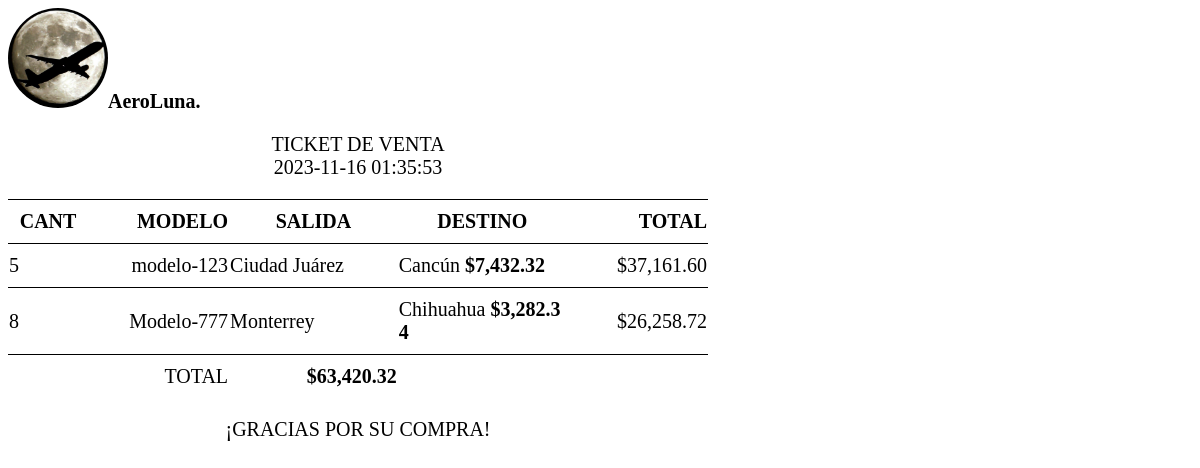
/imprimirTicket.php?id=11, run on the app's committed database.
### tables this page shows
CREATE TABLE `ventas` (
  `id` bigint(20) UNSIGNED NOT NULL,
  `fecha` datetime NOT NULL,
  `total` decimal(7,2) DEFAULT NULL
);

CREATE TABLE `vuelos_vendidos` (
  `id` bigint(20) UNSIGNED NOT NULL,
  `id_vuelo` bigint(20) UNSIGNED NOT NULL,
  `cantidad` bigint(20) UNSIGNED NOT NULL,
  `id_venta` bigint(20) UNSIGNED NOT NULL
);

CREATE TABLE `vuelos` (
  `id` int(11) NOT NULL,
  `modelo` varchar(100) NOT NULL,
  `Capacidad_maletas` varchar(10) NOT NULL,
  `id_empleado` varchar(10) NOT NULL,
  `capacidad_pasajeros` varchar(10) NOT NULL,
  `tipo_avion` varchar(50) NOT NULL,
  `lugar_salida` varchar(100) NOT NULL,
  `destino` varchar(100) NOT NULL,
  `peso_max` varchar(10) NOT NULL,
  `altura_max` varchar(10) NOT NULL,
  `disponible` int(5) NOT NULL,
  `precio` decimal(10,2) NOT NULL,
  `id_acceso` int(10) NOT NULL
);

### imprimirTicket.php (the view, shortened to what this page needs)
<?php
$id = $_GET["id"];
include_once "base_de_datos.php";
$sentencia = $base_de_datos->prepare("SELECT id, fecha, total FROM ventas WHERE id = ?");
$sentencia->execute([$id]);
$venta = $sentencia->fetchObject();
$setenciaVuelos = $base_de_datos->prepare("SELECT v.modelo, v.lugar_salida, v.destino, v.precio, vv.cantidad
FROM vuelos v
INNER JOIN
vuelos_vendidos vv
ON v.id = vv.id_vuelo
WHERE vv.id_venta = ?");
$setenciaVuelos->execute([$id]);
$vuelos = $setenciaVuelos->fetchAll();
?>
<body>
    <div class="ticket">
        <h1><img src="./logo.jpg" alt="Logotipo">AeroLuna.</h1>
        <p class="centrado">TICKET DE VENTA
            <br><?php echo $venta->fecha; ?>
        </p>
        <table>
            <thead>
                <tr>
                    <th class="vuelo">CANT</th>
                    <th class="precio">MODELO</th>
                    <th class="vuelo">SALIDA</th>
                    <th class="vuelo">DESTINO</th>
                    <th class="precio">TOTAL</th>
                </tr>
            </thead>
            <tbody>
                <?php
                $total = 0;
                foreach ($vuelos as $vuelo) {
                    $subtotal = $vuelo->precio * $vuelo->cantidad;
                    $total += $subtotal;
                ?>
                    <tr>
                        <td class="vuelo"><?php echo $vuelo->cantidad;  ?></td>
                        <td class="precio"><?php echo $vuelo->modelo;  ?> </td>
                        <td class="cantidad"> <?php echo $vuelo->lugar_salida;  ?></td>
                        <td class="cantidad"><?php echo $vuelo->destino;  ?> <strong>$<?php echo number_format($vuelo->precio, 2) ?></strong></td>
                        <td class="precio">$<?php echo number_format($subtotal, 2)  ?></td>
                    </tr>
                <?php } ?>
                <tr>
                    <td colspan="2" style="text-align: right;">TOTAL</td>
                    <td class="precio">
                        <strong>$<?php echo number_format($total, 2) ?></strong>
                    </td>
                </tr>
            </tbody>
        </table>
        <p class="centrado">¡GRACIAS POR SU COMPRA!
        </p>
    </div>
</body>

### imprimirTicket.php (style rules this page uses)
* { font-size: 20px; font-family: 'Times New Roman'; }
td, th, tr, table { border-top: 1px solid black; padding-top: 10px; padding-bottom: 10px; border-collapse: collapse; }
td.vuelo, th.vuelo { width: 80px; max-width: 80px; }
td.cantidad, th.cantidad { width: 175px; max-width: 175px; word-break: break-all; }
td.precio, th.precio { width: 150px; max-width: 150px; word-break: break-all; text-align: right; }
.centrado { text-align: center; align-content: center; }
.ticket { width: 700px; max-width: 700px; }
img { border-radius: 50%; max-width: 100px; width: 100px; }

### data on the page
ventas: fecha "2023-11-16 01:35:53"
vuelos_vendidos: cantidad "5", id_vuelo.modelo "modelo-123", id_vuelo.lugar_salida "Ciudad Juárez", id_vuelo.destino "Cancún", id_vuelo.precio "7,432.32", subtotal "37,161.60"
vuelos_vendidos: cantidad "8", id_vuelo.modelo "Modelo-777", id_vuelo.lugar_salida "Monterrey", id_vuelo.destino "Chihuahua", id_vuelo.precio "3,282.34", subtotal "26,258.72"

### other printed values
$total "63,420.32"
